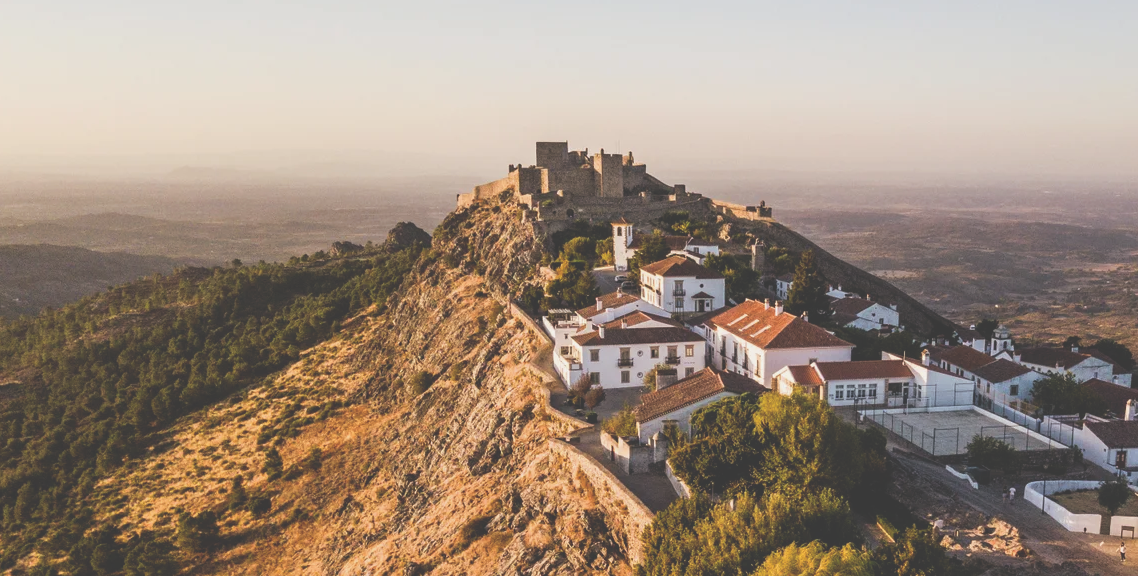
#> input picture Parte06/images/marvao/1.png, 1138 x 576 px, found by its file name
$ python main.py
#> lines starting #> are read from the running program, lines starting #| are printed output that depends on the picture
#!/usr/bin/env python3
# shebang line for linux / mac

from copy import deepcopy
import glob
from random import randint
import cv2  # import the opencv library
from matplotlib import pyplot as plt
import numpy as np
import argparse

import matplotlib
import numpy as np
import cv2 as cv
import matplotlib.pyplot as plt

matplotlib.use('gtk3agg')


def main():

    # ------------------------------------
    # Setu pargparse
    # ------------------------------------
    parser = argparse.ArgumentParser(
        prog='Traffic car couter',
        description='Counts cars',
        epilog='This is finished')

    parser.add_argument('-qi', '--query_image', type=str, default='../images/santorini/1.png')
    parser.add_argument('-ti', '--target_image', type=str, default='../images/santorini/1.png')

    args = vars(parser.parse_args())
    print(args)

    # ----------------------------------
    # Load the query and target images
    # ----------------------------------
    img1 = cv.imread(args['query_image'], cv.IMREAD_GRAYSCALE)          # queryImage
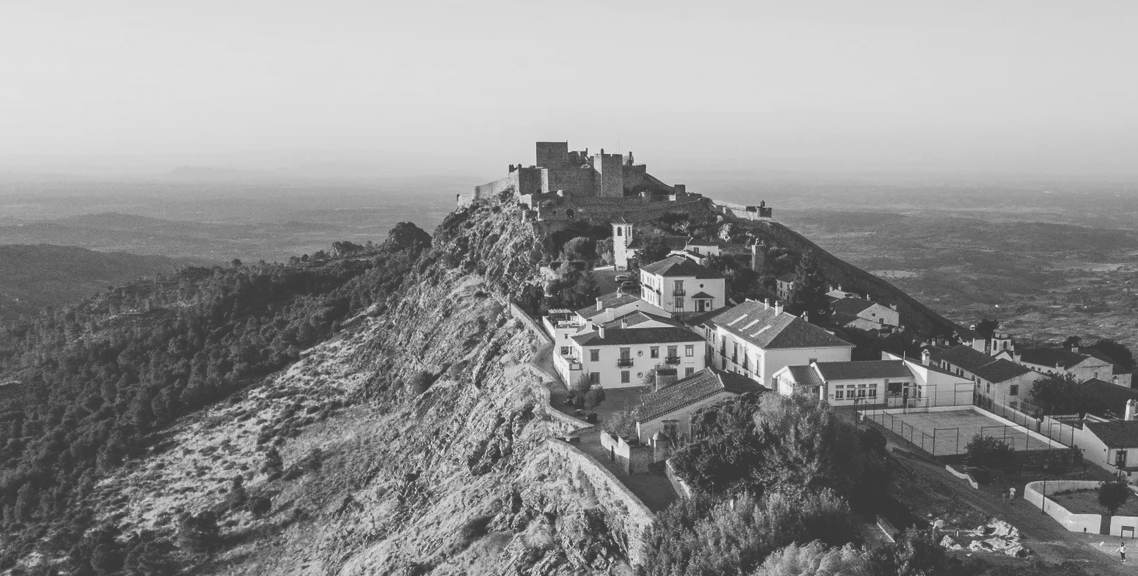
#> img1: shape (576, 1138); min 57, max 242, mean 141.8
    img2 = cv.imread(args['target_image'], cv.IMREAD_GRAYSCALE)  # trainImage

    # Initiate SIFT detector
    sift = cv.SIFT_create(nfeatures=500)

    # find the keypoints and descriptors with SIFT
    kp1, des1 = sift.detectAndCompute(img1, None)
#> kp1 = 500 keypoints; strongest (x, y, size): (747, 299, 1.8), (776, 303, 1.8), (602, 150, 2.1), (1085, 529, 1.9)
    kp2, des2 = sift.detectAndCompute(img2, None)
#> kp2 has the same summary as kp1

    # BFMatcher with default params
    bf = cv.BFMatcher()
    matches = bf.knnMatch(des1, des2, k=2)
#> matches = 500 matches

    # Apply ratio test
    good = []
    for m, n in matches:
        if m.distance < 0.75*n.distance:
            good.append([m])
#> after the loop, good = 500 matches

    # cv.drawMatchesKnn expects list of lists as matches.
    img3 = cv.drawMatchesKnn(img1, kp1, img2, kp2, good, None,
                             flags=cv.DrawMatchesFlags_NOT_DRAW_SINGLE_POINTS)
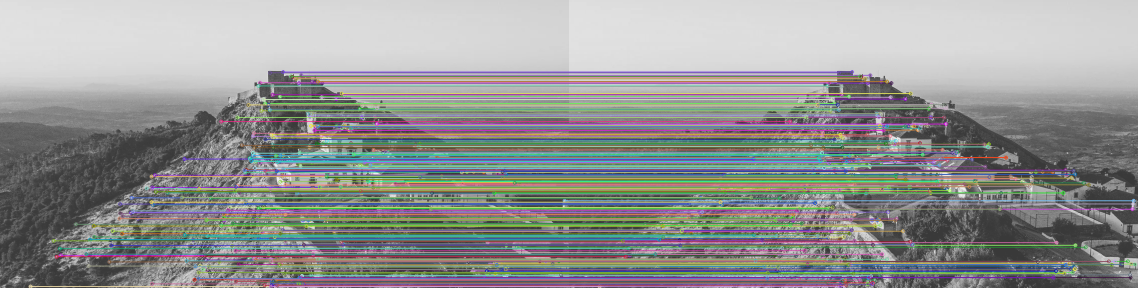
#> img3: shape (576, 2276, 3) (shown at 1/2 size); mean of channels 0, 1, 2 146.9, 148.4, 146.8; drawn as B, G, R

    plt.imshow(img3), plt.show()

#
# ------------------------------------
# Open the video file
# -------------------------------------


if __name__ == '__main__':
    main()

$ run again, with Parte06/images/marvao/2.png copied over Parte06/images/marvao/1.png
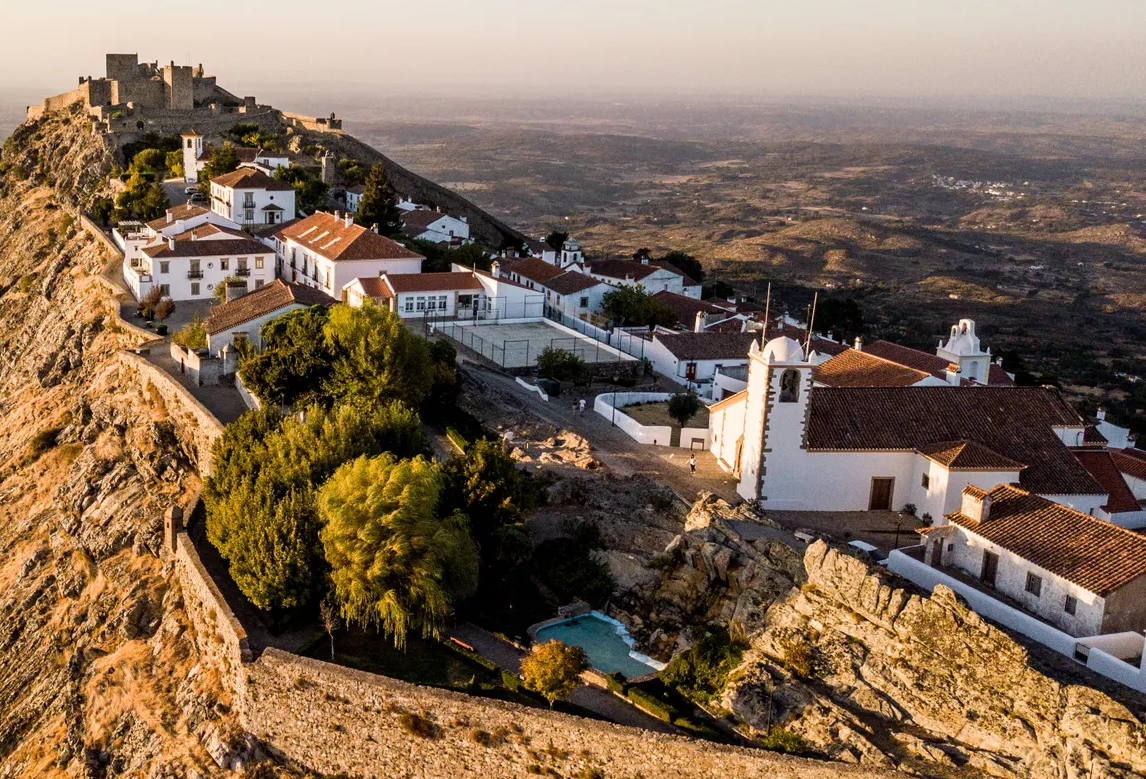
#> input picture Parte06/images/marvao/2.png, 1146 x 779 px, found by its file name
#> in main, `img1 = cv.imread(args['query_image'], cv.IMREAD_GRAYSCALE)`:
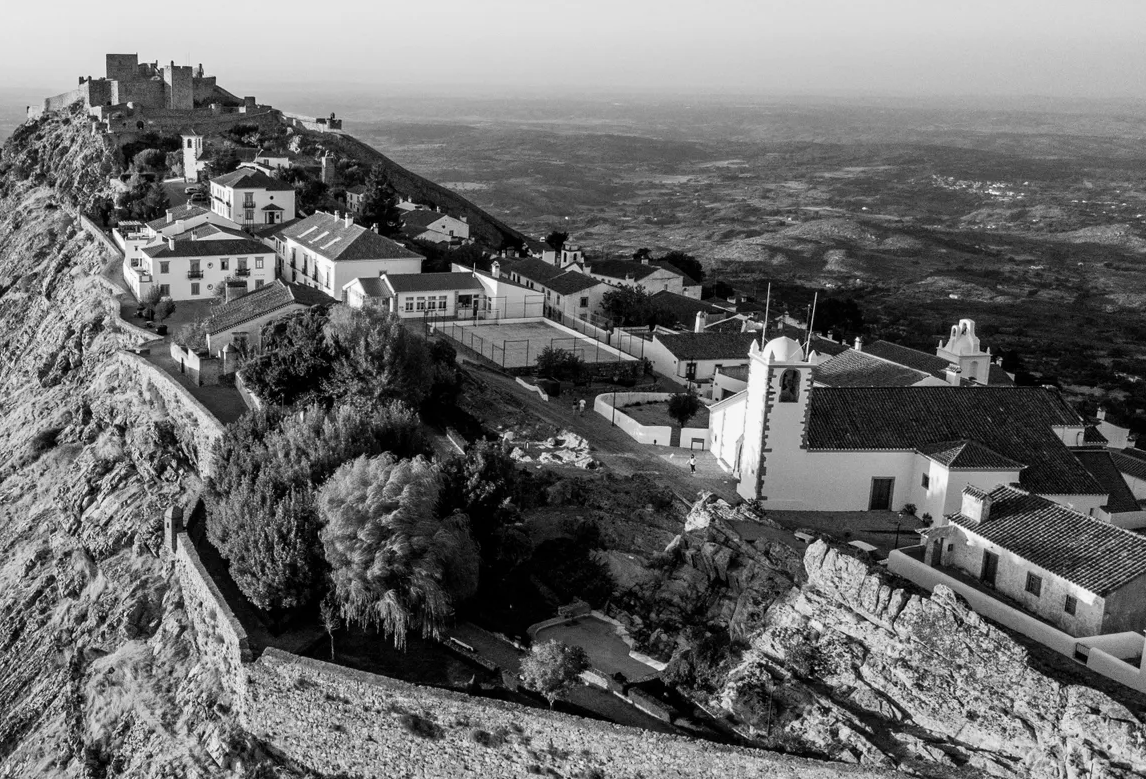
#> img1: shape (779, 1146); min 0, max 255, mean 107.9
#> kp1 = 500 keypoints; strongest (x, y, size): (857, 339, 2.6), (271, 198, 2.3), (317, 211, 2), (655, 441, 1.9)
#> kp2 has the same summary as kp1
#> matches = 500 matches
#> in main, `img3 = cv.drawMatchesKnn(img1, kp1, img2, kp2, good, None, flags=cv.Dr..`:
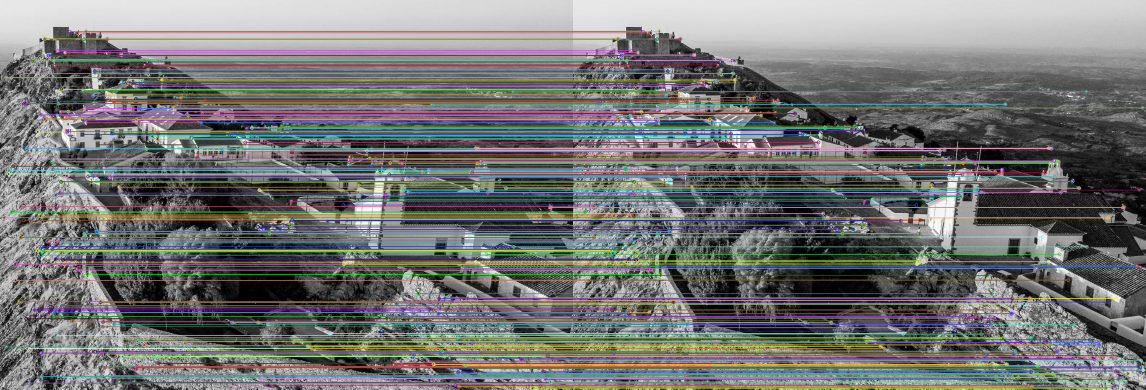
#> img3: shape (779, 2292, 3) (shown at 1/2 size); mean of channels 0, 1, 2 116.5, 116, 116.2; drawn as B, G, R
